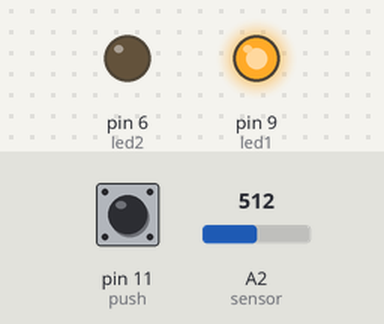
Bench run of a sketch on a simulated Arduino Uno, built with avr-gcc and run on an emulated ATmega328P. On the bench: output pins drawn as LEDs (lit = HIGH). The test bench sets the inputs (shaded band); at power-on: A2 (sensor) = 512, pin 11 (push) LOW. What the sketch prints to the serial monitor is not drawn.

Above: at 1.2 s.
1.3 s: A2 (sensor) set to 716
At 2.0 s:
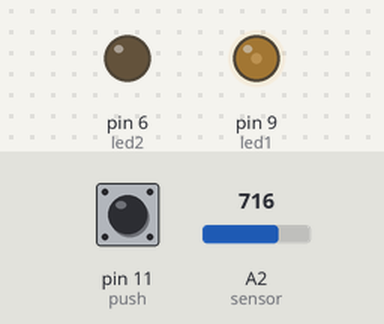
4.3 s: pin 11 (push) pulled HIGH for 0.15 s
7.3 s: pin 11 (push) pulled HIGH for 1 s
At 7.54 s:
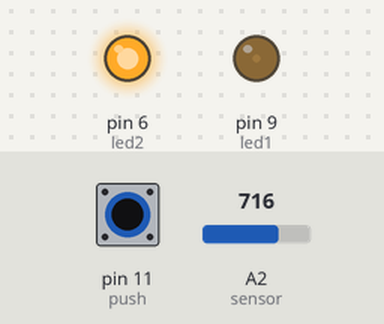
10.3 s: pin 11 (push) pulled HIGH for 3.2 s
15.0 s: A2 (sensor) set to 1023
At 15.0 s:
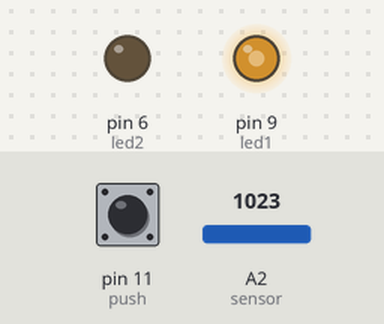
Timing chart, 0 to 17.5 s (numbered marks = the images above; inputs shaded):
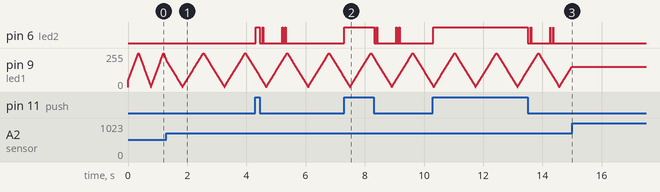

Measured:
- after the input at 15.0 s, pin 9 (led1): stops changing and stays 153/255

The sketch:

july22.ino
```cpp
/* Adyah Rastogi
    Creative Programming and Electronics- July 22
*/
int led1 = 9; //blue LED pin
int brightness = 0; //keeps track of brightness level
int sensorValue = 800; //what the value of sensor is initially, chosen because 800 is what the value usually is
int fadeAmount; //what interval to add every time looped
int fadeDirection = 1; //keeps track of becoming brighter or dimmer

int led2 = 6; //red LED pin
int push = 11; //switch pin
int ledState = LOW; //initial state
unsigned long previousMillis = 0; //keeps track of time (blinkWithoutDelay)
int interval = 0; //how much time between blinks
int ledClicks = 0; //how many times the led has blinked

// the setup routine runs once when you press reset:
void setup() {
  pinMode(led1, OUTPUT);
  pinMode(led2, OUTPUT);
  Serial.begin(9600);
}

void loop() {
  controlAnalogLed(); //blue LED that fades in and out faster when less light, slower when more light
  controlDigitalLed(); //red LED that blinks 2 times, pauses, then blinks another two times, similar to a heartbeat
}

//allows the LED to blink two times, waits, then another two times once the switch is pressed
void controlDigitalLed() {
  unsigned long currentMillis = millis(); //current time (blinkWithoutDelay)
  ledState = LOW;
  int buttonState = digitalRead(push); //the following is done every time the button is pressed
  if (buttonState == 1) {
    ledClicks = 4;
    previousMillis = currentMillis;

  }
  Serial.println(buttonState);
  if (ledClicks > 0) {
    if (ledClicks == 4) { //first blink right as the switch is pressed
      interval = 0;
    } else if (ledClicks == 3) {
      interval = 100; //second blink soon after the first one
    }
    else if (ledClicks == 2) {
      interval = 650; //third blink after .65 seconds (small pause)
    } else if (ledClicks == 1) {
      interval = 100; //fourth blink soon after the third, like a series of 2 heartbeats
    }

    if (currentMillis - previousMillis >= interval) {
      previousMillis = currentMillis;
      ledState = HIGH; //sets the led to high brightness (on)
      ledClicks--; //controls which blink (out of the four) is running
    }
  }
  digitalWrite(led2, ledState);
}

//fades the led in and out faster when there is less light, and slower when there is more light
void controlAnalogLed() {

  sensorValue = analogRead(A2); //setting  sensorValue to the value of the photoresistor is

  //controls how fast the fading in and out is
  fadeAmount =  (int) ((1100 - sensorValue) / 100); //sensorValue is subtracted from 1100, because this is the max value (for me)

  // change the brightness for next time through the loop:
  brightness = brightness + fadeAmount * fadeDirection;

  //makes sure that the brightness never becomes less than 0 or greater than 255
  if (brightness < 0) {
    brightness = 0;
  }
  if (brightness > 255) {
    brightness = 255;
  }

  // reverse the direction of the fading at the ends of the fade:
  if (brightness <= 0 || brightness >= 255) {
    fadeDirection = -fadeDirection;
  }

  analogWrite(led1, brightness);
  Serial.println(sensorValue);
}
```
